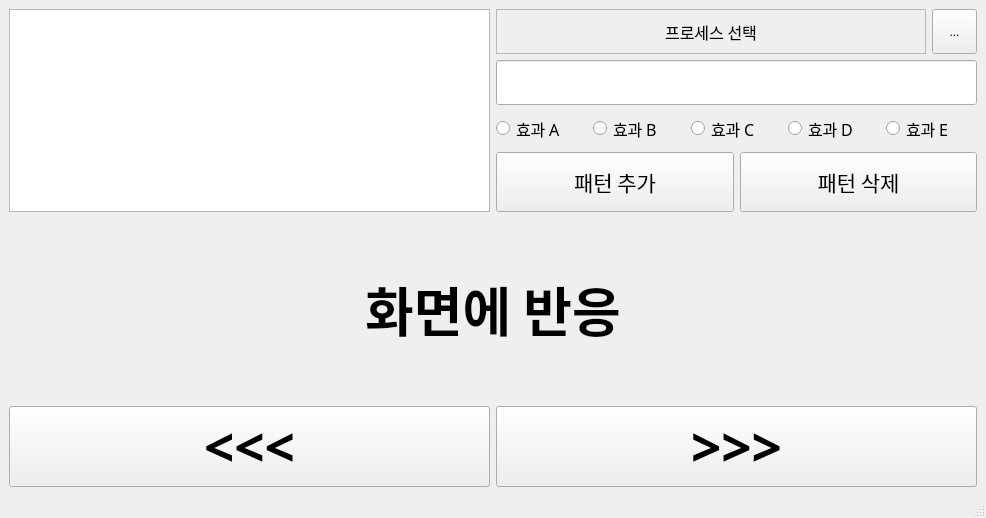
<?xml version="1.0" encoding="UTF-8"?>
<ui version="4.0">
 <class>MainWindow</class>
 <widget class="QMainWindow" name="MainWindow">
  <property name="geometry">
   <rect>
    <x>0</x>
    <y>0</y>
    <width>986</width>
    <height>518</height>
   </rect>
  </property>
  <property name="windowTitle">
   <string>MainWindow</string>
  </property>
  <widget class="QWidget" name="centralwidget">
   <layout class="QVBoxLayout" name="verticalLayout">
    <item>
     <layout class="QHBoxLayout" name="horizontalLayout_2">
      <item>
       <layout class="QHBoxLayout" name="horizontalLayout_4">
        <item>
         <widget class="QListWidget" name="listWidget">
          <property name="sizePolicy">
           <sizepolicy hsizetype="Expanding" vsizetype="Minimum">
            <horstretch>0</horstretch>
            <verstretch>0</verstretch>
           </sizepolicy>
          </property>
          <property name="minimumSize">
           <size>
            <width>480</width>
            <height>180</height>
           </size>
          </property>
          <property name="font">
           <font>
            <family>맑은 고딕</family>
            <pointsize>12</pointsize>
           </font>
          </property>
          <property name="resizeMode">
           <enum>QListView::Adjust</enum>
          </property>
         </widget>
        </item>
        <item>
         <layout class="QVBoxLayout" name="verticalLayout_4">
          <item>
           <layout class="QHBoxLayout" name="horizontalLayout_8">
            <item>
             <widget class="QLabel" name="label_2">
              <property name="sizePolicy">
               <sizepolicy hsizetype="Minimum" vsizetype="Minimum">
                <horstretch>0</horstretch>
                <verstretch>0</verstretch>
               </sizepolicy>
              </property>
              <property name="minimumSize">
               <size>
                <width>0</width>
                <height>45</height>
               </size>
              </property>
              <property name="font">
               <font>
                <family>HY헤드라인M</family>
                <pointsize>12</pointsize>
                <weight>50</weight>
                <bold>false</bold>
               </font>
              </property>
              <property name="frameShape">
               <enum>QFrame::StyledPanel</enum>
              </property>
              <property name="frameShadow">
               <enum>QFrame::Plain</enum>
              </property>
              <property name="text">
               <string>프로세스 선택</string>
              </property>
              <property name="alignment">
               <set>Qt::AlignCenter</set>
              </property>
             </widget>
            </item>
            <item>
             <widget class="QToolButton" name="toolButton">
              <property name="minimumSize">
               <size>
                <width>45</width>
                <height>45</height>
               </size>
              </property>
              <property name="text">
               <string>...</string>
              </property>
             </widget>
            </item>
           </layout>
          </item>
          <item>
           <widget class="QLineEdit" name="lineEdit">
            <property name="minimumSize">
             <size>
              <width>0</width>
              <height>45</height>
             </size>
            </property>
           </widget>
          </item>
          <item>
           <layout class="QHBoxLayout" name="horizontalLayout_6">
            <item>
             <widget class="QRadioButton" name="radioButton1">
              <property name="minimumSize">
               <size>
                <width>0</width>
                <height>35</height>
               </size>
              </property>
              <property name="font">
               <font>
                <family>HY헤드라인M</family>
                <pointsize>12</pointsize>
                <weight>50</weight>
                <bold>false</bold>
               </font>
              </property>
              <property name="text">
               <string>효과 A</string>
              </property>
             </widget>
            </item>
            <item>
             <widget class="QRadioButton" name="radioButton2">
              <property name="minimumSize">
               <size>
                <width>0</width>
                <height>35</height>
               </size>
              </property>
              <property name="maximumSize">
               <size>
                <width>16777214</width>
                <height>16777215</height>
               </size>
              </property>
              <property name="font">
               <font>
                <family>HY헤드라인M</family>
                <pointsize>12</pointsize>
                <weight>50</weight>
                <bold>false</bold>
               </font>
              </property>
              <property name="text">
               <string>효과 B</string>
              </property>
             </widget>
            </item>
            <item>
             <widget class="QRadioButton" name="radioButton3">
              <property name="minimumSize">
               <size>
                <width>0</width>
                <height>35</height>
               </size>
              </property>
              <property name="font">
               <font>
                <family>HY헤드라인M</family>
                <pointsize>12</pointsize>
                <weight>50</weight>
                <bold>false</bold>
               </font>
              </property>
              <property name="text">
               <string>효과 C</string>
              </property>
             </widget>
            </item>
            <item>
             <widget class="QRadioButton" name="radioButton4">
              <property name="minimumSize">
               <size>
                <width>0</width>
                <height>35</height>
               </size>
              </property>
              <property name="font">
               <font>
                <family>HY헤드라인M</family>
                <pointsize>12</pointsize>
               </font>
              </property>
              <property name="text">
               <string>효과 D</string>
              </property>
             </widget>
            </item>
            <item>
             <widget class="QRadioButton" name="radioButton5">
              <property name="minimumSize">
               <size>
                <width>0</width>
                <height>35</height>
               </size>
              </property>
              <property name="font">
               <font>
                <family>HY헤드라인M</family>
                <pointsize>12</pointsize>
               </font>
              </property>
              <property name="text">
               <string>효과 E</string>
              </property>
             </widget>
            </item>
           </layout>
          </item>
          <item>
           <layout class="QHBoxLayout" name="horizontalLayout_7">
            <item>
             <widget class="QPushButton" name="pushButton_5">
              <property name="minimumSize">
               <size>
                <width>0</width>
                <height>60</height>
               </size>
              </property>
              <property name="font">
               <font>
                <family>HY헤드라인M</family>
                <pointsize>16</pointsize>
                <weight>50</weight>
                <bold>false</bold>
               </font>
              </property>
              <property name="text">
               <string>패턴 추가</string>
              </property>
             </widget>
            </item>
            <item>
             <widget class="QPushButton" name="pushButton_3">
              <property name="minimumSize">
               <size>
                <width>0</width>
                <height>60</height>
               </size>
              </property>
              <property name="font">
               <font>
                <family>HY헤드라인M</family>
                <pointsize>16</pointsize>
                <weight>50</weight>
                <bold>false</bold>
               </font>
              </property>
              <property name="text">
               <string>패턴 삭제</string>
              </property>
             </widget>
            </item>
           </layout>
          </item>
         </layout>
        </item>
       </layout>
      </item>
     </layout>
    </item>
    <item>
     <layout class="QVBoxLayout" name="verticalLayout_2">
      <item>
       <layout class="QHBoxLayout" name="horizontalLayout_3">
        <item>
         <widget class="QLabel" name="label">
          <property name="font">
           <font>
            <family>HY헤드라인M</family>
            <pointsize>40</pointsize>
            <weight>75</weight>
            <bold>true</bold>
           </font>
          </property>
          <property name="text">
           <string>화면에 반응</string>
          </property>
          <property name="alignment">
           <set>Qt::AlignCenter</set>
          </property>
         </widget>
        </item>
       </layout>
      </item>
      <item>
       <layout class="QHBoxLayout" name="horizontalLayout">
        <item>
         <widget class="QPushButton" name="pushButton_2">
          <property name="minimumSize">
           <size>
            <width>0</width>
            <height>80</height>
           </size>
          </property>
          <property name="font">
           <font>
            <family>HY헤드라인M</family>
            <pointsize>40</pointsize>
            <weight>75</weight>
            <bold>true</bold>
            <strikeout>false</strikeout>
           </font>
          </property>
          <property name="text">
           <string>&lt;&lt;&lt;</string>
          </property>
         </widget>
        </item>
        <item>
         <widget class="QPushButton" name="pushButton">
          <property name="minimumSize">
           <size>
            <width>0</width>
            <height>80</height>
           </size>
          </property>
          <property name="font">
           <font>
            <family>HY헤드라인M</family>
            <pointsize>40</pointsize>
            <weight>75</weight>
            <italic>false</italic>
            <bold>true</bold>
           </font>
          </property>
          <property name="text">
           <string>&gt;&gt;&gt;</string>
          </property>
         </widget>
        </item>
       </layout>
      </item>
     </layout>
    </item>
   </layout>
  </widget>
  <widget class="QStatusBar" name="statusbar"/>
 </widget>
 <resources/>
 <connections/>
</ui>
